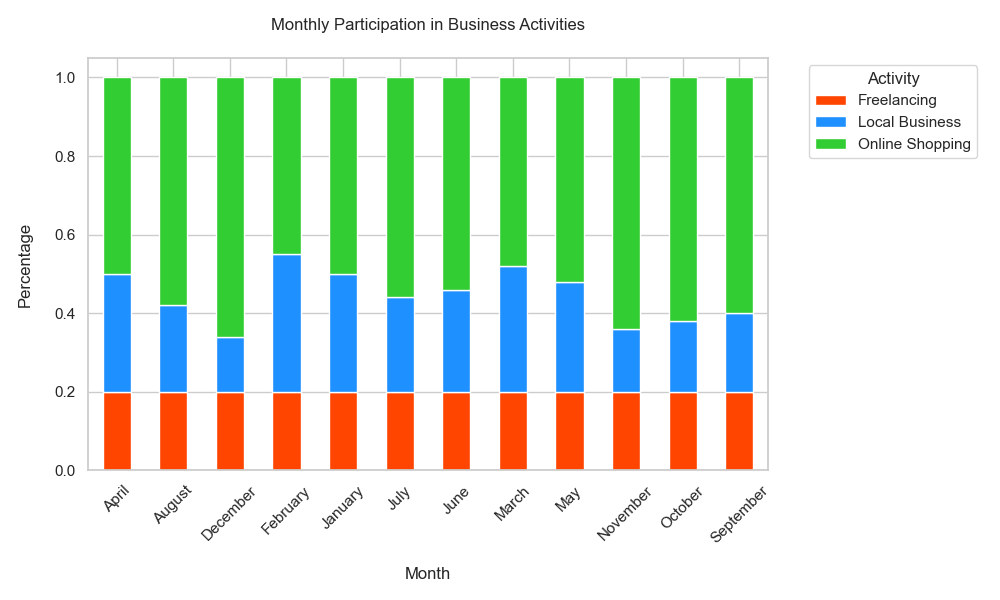

Source code (Python):

import matplotlib.pyplot as plt
import pandas as pd
import seaborn as sns

data = [
    {'Month': 'January', 'Local Business': '30%', 'Online Shopping': '50%', 'Freelancing': '20%'},
    {'Month': 'February', 'Local Business': '35%', 'Online Shopping': '45%', 'Freelancing': '20%'},
    {'Month': 'March', 'Local Business': '32%', 'Online Shopping': '48%', 'Freelancing': '20%'},
    {'Month': 'April', 'Local Business': '30%', 'Online Shopping': '50%', 'Freelancing': '20%'},
    {'Month': 'May', 'Local Business': '28%', 'Online Shopping': '52%', 'Freelancing': '20%'},
    {'Month': 'June', 'Local Business': '26%', 'Online Shopping': '54%', 'Freelancing': '20%'},
    {'Month': 'July', 'Local Business': '24%', 'Online Shopping': '56%', 'Freelancing': '20%'},
    {'Month': 'August', 'Local Business': '22%', 'Online Shopping': '58%', 'Freelancing': '20%'},
    {'Month': 'September', 'Local Business': '20%', 'Online Shopping': '60%', 'Freelancing': '20%'},
    {'Month': 'October', 'Local Business': '18%', 'Online Shopping': '62%', 'Freelancing': '20%'},
    {'Month': 'November', 'Local Business': '16%', 'Online Shopping': '64%', 'Freelancing': '20%'},
    {'Month': 'December', 'Local Business': '14%', 'Online Shopping': '66%', 'Freelancing': '20%'}
]

df = pd.DataFrame(data)
for col in df.columns[1:]:
    df[col] = df[col].str.rstrip('%').astype('float') / 100

df_long = df.melt(id_vars='Month', var_name='Activity', value_name='Percentage')

pivot_df = df_long.pivot(index='Month', columns='Activity', values='Percentage')

colors = ['#FF4500', '#1E90FF', '#32CD32']
pivot_df.plot(kind='bar', stacked=True, color=colors, figsize=(10, 6), width=0.5)

plt.title('Monthly Participation in Business Activities', pad=20)
plt.xlabel('Month', labelpad=15)
plt.ylabel('Percentage', labelpad=15)
plt.legend(title='Activity', bbox_to_anchor=(1.05, 1), loc='upper left')
plt.xticks(rotation=45)
plt.tight_layout()

plt.show()
